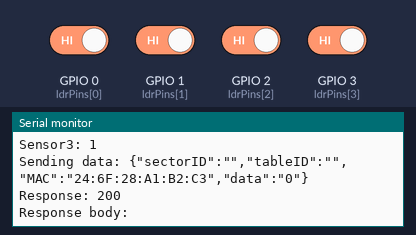
Simulated run of this sketch. Board: ESP8266 (NodeMCU). On the bench: the last lines printed to the serial monitor. Inputs (shaded band) come from the test bench; at power-on: GPIO 0 (ldrPins[0]), GPIO 1 (ldrPins[1]), GPIO 2 (ldrPins[2]), GPIO 3 (ldrPins[3]) HIGH. WiFi joins after 1.5 s; servers stay silent unless stated; uploads are accepted with an empty reply.

Above: at 2.9 s.
3.0 s: GPIO 0 (ldrPins[0]) driven LOW
At 7.09 s:
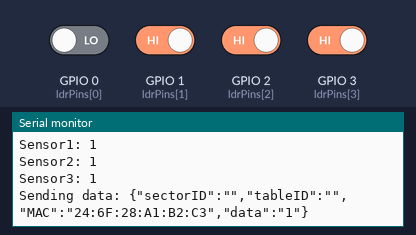
8.8 s: GPIO 1 (ldrPins[1]) driven LOW
At 12.3 s:
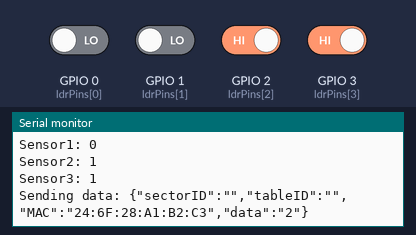
14.6 s: GPIO 2 (ldrPins[2]) driven LOW
At 17.5 s:
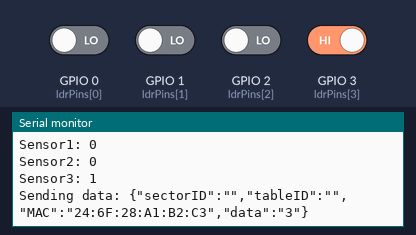
20.4 s: GPIO 3 (ldrPins[3]) driven LOW
At 22.71 s:
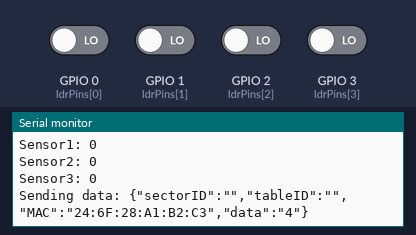
Timing chart, 0 to 24.2 s (numbered marks = the images above; inputs shaded):
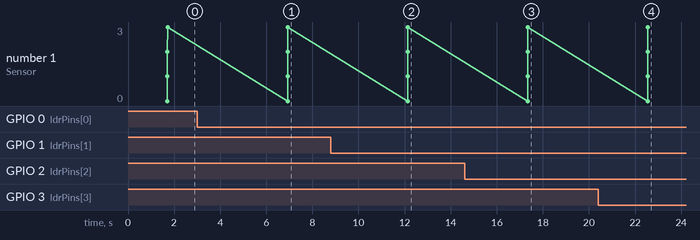

The sketch:

WTH_ESP01S_HTTPS.ino
```cpp
#include <ESP8266HTTPClient.h>
#include <ESP8266WiFi.h>
#include <WiFiClientSecure.h>  // Include secure client library

// WiFi credentials
const char* ssid = "DNPDF29F0F0V";
const char* password = "88888888";

// Server details
const char* serverDataUrl = "https://database-226842220591.asia-southeast1.run.app/api/esp_data";

// LDR pins
const int ldrPins[] = {0,1, 2, 3};
const int numLDRs = sizeof(ldrPins) / sizeof(ldrPins[0]);

// Global variables to store sector and table IDs
String sectorID = "";
int tableID = -1;

void setup() {
  Serial.begin(74880);
  // Initialize LDR pins
  for (int i = 0; i < numLDRs; i++) {
    pinMode(ldrPins[i], INPUT);
  }

  // Connect to Wi-Fi
  Serial.print("Connecting to Wi-Fi");
  WiFi.begin(ssid, password);
  while (WiFi.status() != WL_CONNECTED) {
    delay(500);
    Serial.print(".");
  }
  Serial.println("\nConnected to Wi-Fi");

  // Get initial data (sector and table IDs) from the server
  if (WiFi.status() == WL_CONNECTED) {
    HTTPClient http;
    WiFiClientSecure client;  // Use secure client
    client.setInsecure();     // Skip server certificate validation (insecure)

    http.begin(client, serverDataUrl);  // Use secure client and HTTPS URL
    http.addHeader("Content-Type", "application/json");

    // Send MAC address to get the IDs
    String macAddress = WiFi.macAddress();
    String initialPayload = "{";
    initialPayload += "\"sectorID\":\"\",";
    initialPayload += "\"tableID\":\"\",";
    initialPayload += "\"MAC\":\"" + macAddress + "\",";
    initialPayload += "\"data\":\"\"";
    initialPayload += "}";

    int httpResponseCode = http.POST(initialPayload);
    if (httpResponseCode > 0) {
      String responseBody = http.getString();
      Serial.println("Initial server response: " + responseBody);

      // Parse the response to extract sector_id and table_id
      int sectorStart = responseBody.indexOf("\"sector_id\":") + 14;
      int sectorEnd = responseBody.indexOf("\"", sectorStart);
      if (sectorStart > 12 && sectorEnd > sectorStart) {
        sectorID = responseBody.substring(sectorStart, sectorEnd);
        Serial.println("Received sector ID: " + sectorID);
      } else {
        Serial.println("Failed to extract sector ID from response.");
      }

      int tableStart = responseBody.indexOf("\"table_id\":") + 11;
      int tableEnd = responseBody.indexOf(",", tableStart);
      if (tableStart > 10) {
        tableID = responseBody.substring(tableStart, tableEnd).toInt();
        Serial.println("Received table ID: " + String(tableID));
      } else {
        Serial.println("Failed to extract table ID from response.");
      }
    } else {
      Serial.println("Error getting initial IDs: " + String(http.errorToString(httpResponseCode).c_str()));
    }
    http.end();
  }
}

void loop() {
  if (WiFi.status() == WL_CONNECTED) {
    HTTPClient http;
    WiFiClientSecure client;  // Use secure client
    client.setInsecure();     // Skip server certificate validation (insecure)

    // Count how many LDRs are dark
    int darkCount = 0;
    for (int i = 0; i < numLDRs; i++) {
      int value = digitalRead(ldrPins[i]);
      Serial.print("Sensor");
      Serial.print(i);
      Serial.print(": ");
      Serial.println(value);
      if (value == 0) {
        darkCount++;
      }
    }

    // Prepare JSON payload
    String macAddress = WiFi.macAddress();
    String payload = "{";
    payload += "\"sectorID\":\"" + String(sectorID) + "\",";
    payload += "\"tableID\":" + ((tableID >= 0) ? String(tableID): "\"\"") + ",";
    payload += "\"MAC\":\"" + macAddress + "\",";
    payload += "\"data\":\"" + String(darkCount) + "\"";
    payload += "}";

    Serial.println("Sending data: " + payload);

    http.begin(client, serverDataUrl);  // Use secure client and HTTPS URL
    http.addHeader("Content-Type", "application/json");
    int httpResponseCode = http.POST(payload);

    if (httpResponseCode > 0) {
      Serial.println("Response: " + String(httpResponseCode));
      Serial.println("Response body: " + http.getString());
    } else {
      Serial.println("Error sending data: " + String(http.errorToString(httpResponseCode).c_str()));
    }

    http.end();
  } else {
    Serial.println("Wi-Fi not connected");
  }

  delay(5000); // Wait 5 seconds before sending data again
}
```

Measured:
- after the input at 3.0 s, the serial monitor: prints a new line after 3.9 s (image 1)
- after the input at 8.8 s, the serial monitor: prints a new line after 3.3 s (image 2)
- after the input at 14.6 s, the serial monitor: prints a new line after 2.7 s (image 3)
- after the input at 20.4 s, the serial monitor: prints a new line after 2.2 s (image 4)
